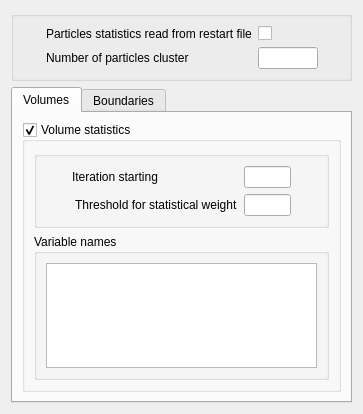
<ui version="4.0" >
 <class>LagrangianStatisticsForm</class>
 <widget class="QWidget" name="LagrangianStatisticsForm" >
  <property name="geometry" >
   <rect>
    <x>0</x>
    <y>0</y>
    <width>363</width>
    <height>414</height>
   </rect>
  </property>
  <property name="windowTitle" >
   <string>Form</string>
  </property>
  <layout class="QVBoxLayout" name="verticalLayout" >
   <item>
    <widget class="QGroupBox" name="groupBox" >
     <property name="title" >
      <string/>
     </property>
     <layout class="QHBoxLayout" name="horizontalLayout" >
      <item>
       <spacer>
        <property name="orientation" >
         <enum>Qt::Horizontal</enum>
        </property>
        <property name="sizeHint" stdset="0" >
         <size>
          <width>42</width>
          <height>17</height>
         </size>
        </property>
       </spacer>
      </item>
      <item>
       <layout class="QGridLayout" name="gridLayout" >
        <item row="0" column="0" >
         <widget class="QLabel" name="labelISUIST" >
          <property name="toolTip" >
           <string>Code_Saturne key word: ISUIST</string>
          </property>
          <property name="text" >
           <string>Particles statistics read from restart file</string>
          </property>
         </widget>
        </item>
        <item row="0" column="1" >
         <widget class="QCheckBox" name="checkBoxISUIST" >
          <property name="toolTip" >
           <string>Code_Saturne key word: ISUIST</string>
          </property>
          <property name="text" >
           <string/>
          </property>
         </widget>
        </item>
        <item row="1" column="0" >
         <widget class="QLabel" name="labelNBCLST" >
          <property name="toolTip" >
           <string>Code_Saturne key word: NBCLST</string>
          </property>
          <property name="text" >
           <string>Number of particles cluster </string>
          </property>
         </widget>
        </item>
        <item row="1" column="1" >
         <widget class="QLineEdit" name="lineEditNBCLST" >
          <property name="maximumSize" >
           <size>
            <width>80</width>
            <height>16777215</height>
           </size>
          </property>
          <property name="toolTip" >
           <string>Code_Saturne key word: NBCLST</string>
          </property>
         </widget>
        </item>
       </layout>
      </item>
      <item>
       <spacer>
        <property name="orientation" >
         <enum>Qt::Horizontal</enum>
        </property>
        <property name="sizeHint" stdset="0" >
         <size>
          <width>41</width>
          <height>17</height>
         </size>
        </property>
       </spacer>
      </item>
     </layout>
    </widget>
   </item>
   <item>
    <widget class="QTabWidget" name="tabWidget" >
     <property name="currentIndex" >
      <number>0</number>
     </property>
     <widget class="QWidget" name="widget" >
      <attribute name="title" >
       <string>Volumes</string>
      </attribute>
      <layout class="QGridLayout" name="gridLayout_6" >
       <item row="0" column="0" >
        <widget class="QGroupBox" name="groupBoxISTALA" >
         <property name="toolTip" >
          <string>Code_Saturne key word: ISTALA</string>
         </property>
         <property name="title" >
          <string>Volume statistics</string>
         </property>
         <property name="checkable" >
          <bool>true</bool>
         </property>
         <layout class="QGridLayout" name="gridLayout_5" >
          <item row="0" column="0" >
           <widget class="QGroupBox" name="groupBoxMainVolume" >
            <property name="title" >
             <string/>
            </property>
            <layout class="QHBoxLayout" name="horizontalLayout_3" >
             <item>
              <spacer>
               <property name="orientation" >
                <enum>Qt::Horizontal</enum>
               </property>
               <property name="sizeHint" stdset="0" >
                <size>
                 <width>40</width>
                 <height>20</height>
                </size>
               </property>
              </spacer>
             </item>
             <item>
              <layout class="QGridLayout" name="gridLayout_4" >
               <item row="0" column="0" >
                <widget class="QLabel" name="labelIDSTNT" >
                 <property name="toolTip" >
                  <string>Code_Saturne key word: IDSTNT</string>
                 </property>
                 <property name="text" >
                  <string>Iteration starting</string>
                 </property>
                </widget>
               </item>
               <item row="0" column="1" >
                <widget class="QLineEdit" name="lineEditIDSTNT" >
                 <property name="maximumSize" >
                  <size>
                   <width>60</width>
                   <height>16777215</height>
                  </size>
                 </property>
                 <property name="toolTip" >
                  <string>Code_Saturne key word: IDSTNT</string>
                 </property>
                </widget>
               </item>
               <item row="1" column="0" >
                <widget class="QLabel" name="labelSEUIL" >
                 <property name="toolTip" >
                  <string>Code_Saturne key word: SEUIL</string>
                 </property>
                 <property name="text" >
                  <string> Threshold for statistical weight</string>
                 </property>
                </widget>
               </item>
               <item row="1" column="1" >
                <widget class="QLineEdit" name="lineEditSEUIL" >
                 <property name="maximumSize" >
                  <size>
                   <width>60</width>
                   <height>16777215</height>
                  </size>
                 </property>
                 <property name="toolTip" >
                  <string>Code_Saturne key word: SEUIL</string>
                 </property>
                </widget>
               </item>
              </layout>
             </item>
             <item>
              <spacer>
               <property name="orientation" >
                <enum>Qt::Horizontal</enum>
               </property>
               <property name="sizeHint" stdset="0" >
                <size>
                 <width>40</width>
                 <height>20</height>
                </size>
               </property>
              </spacer>
             </item>
            </layout>
           </widget>
          </item>
          <item row="1" column="0" >
           <widget class="QGroupBox" name="groupBoxVolumeNames" >
            <property name="title" >
             <string>Variable names</string>
            </property>
            <layout class="QGridLayout" >
             <item row="0" column="0" >
              <widget class="QTableView" name="tableViewVolumicNames" />
             </item>
            </layout>
           </widget>
          </item>
         </layout>
        </widget>
       </item>
      </layout>
     </widget>
     <widget class="QWidget" name="tab" >
      <attribute name="title" >
       <string>Boundaries</string>
      </attribute>
      <layout class="QGridLayout" >
       <item row="0" column="0" >
        <widget class="QGroupBox" name="groupBoxIENSI3" >
         <property name="toolTip" >
          <string>Code_Saturne key word: IENSI3</string>
         </property>
         <property name="title" >
          <string>Boundaries statistics</string>
         </property>
         <property name="checkable" >
          <bool>true</bool>
         </property>
         <layout class="QGridLayout" name="gridLayout_3" >
          <item row="0" column="0" >
           <widget class="QGroupBox" name="groupBoxMainBoundaries" >
            <property name="title" >
             <string/>
            </property>
            <layout class="QHBoxLayout" name="horizontalLayout_2" >
             <item>
              <spacer>
               <property name="orientation" >
                <enum>Qt::Horizontal</enum>
               </property>
               <property name="sizeHint" stdset="0" >
                <size>
                 <width>40</width>
                 <height>20</height>
                </size>
               </property>
              </spacer>
             </item>
             <item>
              <layout class="QGridLayout" name="gridLayout_2" >
               <item row="0" column="0" >
                <widget class="QLabel" name="labelNSTBOR" >
                 <property name="toolTip" >
                  <string>Code_Saturne key word: NSTBOR</string>
                 </property>
                 <property name="text" >
                  <string>Iteration starting</string>
                 </property>
                </widget>
               </item>
               <item row="0" column="1" >
                <widget class="QLineEdit" name="lineEditNSTBOR" >
                 <property name="maximumSize" >
                  <size>
                   <width>60</width>
                   <height>16777215</height>
                  </size>
                 </property>
                 <property name="toolTip" >
                  <string>Code_Saturne key word: NSTBOR</string>
                 </property>
                </widget>
               </item>
               <item row="1" column="0" >
                <widget class="QLabel" name="labelSEUILF" >
                 <property name="toolTip" >
                  <string>Code_Saturne key word: SEUILF</string>
                 </property>
                 <property name="text" >
                  <string> Threshold for statistical weight</string>
                 </property>
                </widget>
               </item>
               <item row="1" column="1" >
                <widget class="QLineEdit" name="lineEditSEUILF" >
                 <property name="maximumSize" >
                  <size>
                   <width>60</width>
                   <height>16777215</height>
                  </size>
                 </property>
                 <property name="toolTip" >
                  <string>Code_Saturne key word: SEUILF</string>
                 </property>
                </widget>
               </item>
              </layout>
             </item>
             <item>
              <spacer>
               <property name="orientation" >
                <enum>Qt::Horizontal</enum>
               </property>
               <property name="sizeHint" stdset="0" >
                <size>
                 <width>40</width>
                 <height>20</height>
                </size>
               </property>
              </spacer>
             </item>
            </layout>
           </widget>
          </item>
          <item row="1" column="0" >
           <widget class="QGroupBox" name="groupBoxBoundariesNames" >
            <property name="title" >
             <string>Variable names</string>
            </property>
            <layout class="QGridLayout" >
             <item row="0" column="0" >
              <widget class="QTableView" name="tableViewBoundariesNames" />
             </item>
            </layout>
           </widget>
          </item>
         </layout>
        </widget>
       </item>
      </layout>
     </widget>
    </widget>
   </item>
   <item>
    <spacer name="verticalSpacer" >
     <property name="orientation" >
      <enum>Qt::Vertical</enum>
     </property>
     <property name="sizeHint" stdset="0" >
      <size>
       <width>13</width>
       <height>21</height>
      </size>
     </property>
    </spacer>
   </item>
  </layout>
 </widget>
 <resources/>
 <connections/>
</ui>
